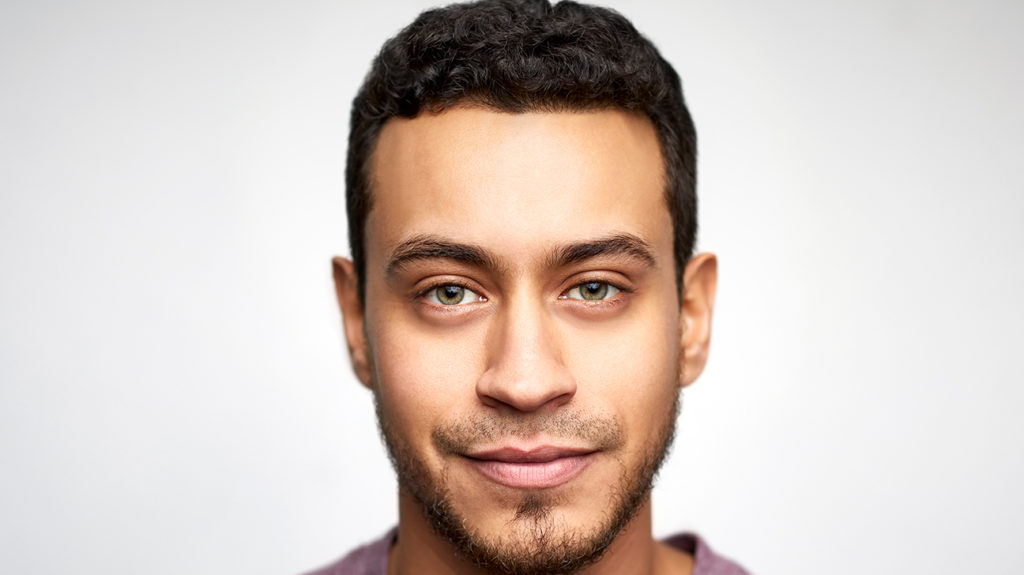
#> input picture Module1/Module 1.4 Basic Image Processing/1.4.1 Translation/test.jpg, 1024 x 575 px
$ python Drawing.py --image '../Module1/Module 1.4 Basic Image Processing/1.4.1 Translation/test.jpg'
#> lines starting #> are read from the running program, lines starting #| are printed output that depends on the picture
#File to draw the different shapes on an image
#Load the all the required libraries
import cv2
import matplotlib.pyplot as plt
import argparse
import numpy as np


ap = argparse.ArgumentParser()
ap.add_argument('-i','--image',required=False,help='Pass the correct file path')
args = vars(ap.parse_args())

#Load the images
image = cv2.imread(args['image'])
#> image is the input picture: shape (575, 1024, 3); mean B, G, R 193.4, 200.1, 212.8
canvas = np.zeros((300, 300, 3), dtype="uint8")
#Draw a line from top left to bottom right
green=(0,255,0)
cv2.line(canvas,(0,0),(300,300),green)
cv2.imshow('Canvas',canvas)
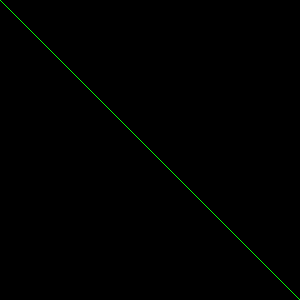
#> window 'Canvas': shape (300, 300, 3); mean B, G, R 0, 0.8, 0
#Draw a 3 pixel thick red line from the top right to the bottom left
red = (0,0,255)
cv2.line(canvas,(300,0),(0,300),red,3)
cv2.imshow('Canvs with red line',canvas)
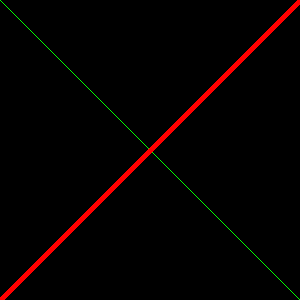
#> window 'Canvs with red line': shape (300, 300, 3); mean B, G, R 0, 0.8, 5.9

#Draw a green 60 x 60 pixel square , starting at 10,10 and ending at 60,60
cv2.rectangle(canvas,(10,10),(60,60),green)
cv2.imshow('Canvas having square',canvas)

#Draw another rectangle
cv2.rectangle(canvas,(50,200),(200,225),red,5)
cv2.imshow('Thick Rectangle of Red Color',canvas)

#Draw a solid rectangle , to draw a solid rectangle pass the argument as -1
blue = (255,0,0)
cv2.rectangle(canvas,(200,50),(225,125),blue,-1)
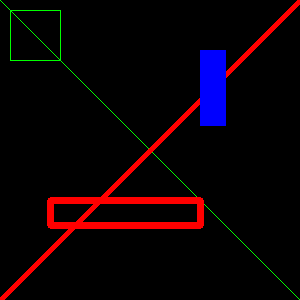
#> canvas: shape (300, 300, 3); mean of channels 0, 1, 2 5.6, 1.4, 12; drawn as B, G, R
cv2.imshow('Canvas with filled blue rectangle',canvas)

cv2.waitKey(0)
cv2.destroyAllWindows()
